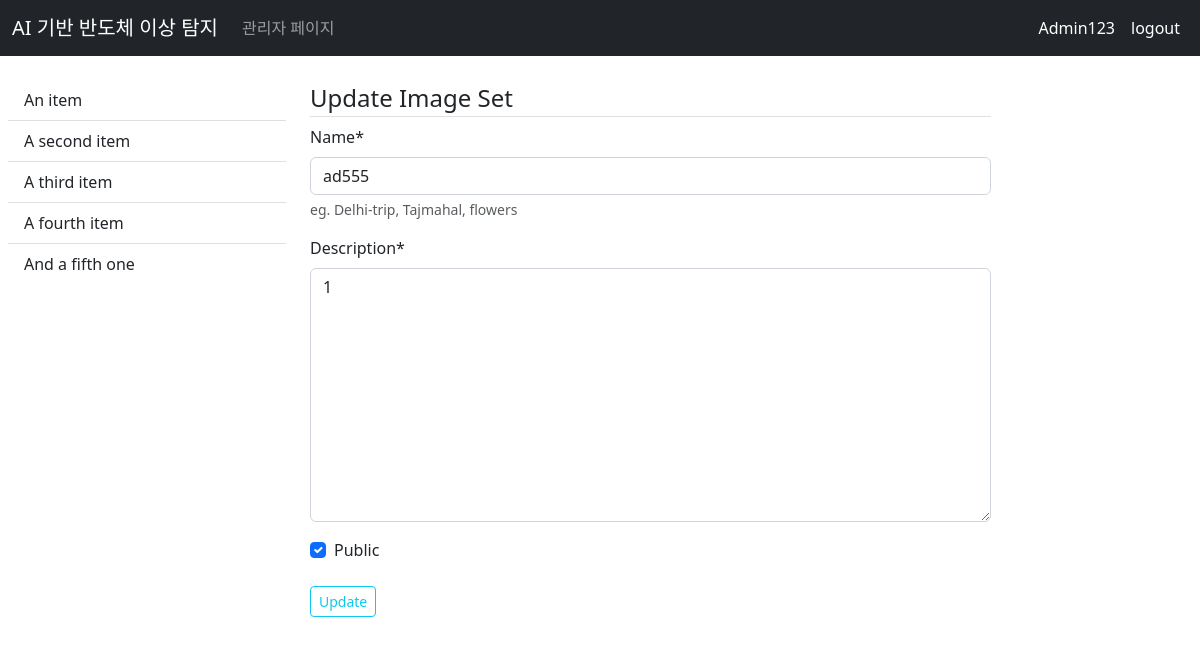
The page /images/19/update_image_set/ (signed in) on the database its author committed.
### apps/users/models.py (models this page shows)
class CustomUser(AbstractUser):
    age = models.PositiveIntegerField(null=True, blank=True)
    gender = models.CharField(
        choices=Organization.choices, max_length=10)

### apps/images/models.py (models this page shows, shortened)
class ImageSet(CreationModificationDateBase):
    name = models.CharField(max_length=100,
                            help_text="eg. Delhi-trip, Tajmahal, flowers"
                            )
    description = models.TextField()
    user = models.ForeignKey(settings.AUTH_USER_MODEL,
                             related_name='imagesets',
                             on_delete=models.CASCADE
                             )
    dirpath = models.CharField(max_length=150, null=True, blank=True)
    public = models.BooleanField(default=False)
    class Meta:
        constraints = [models.UniqueConstraint(
            fields=['user', 'name'],
            name='unique_imageset_by_user')]

### apps/images/views.py (the view, shortened to what this page needs)
# urls.py: path('<int:pk>/update_image_set/', views.ImageSetUpdateView.as_view(),
class ImageSetUpdateView(LoginRequiredMixin, UpdateView):
    model = ImageSet
    fields = ['name', 'description', 'public']

### apps/images/templates/images/imageset_form.html (shortened to what this page needs)
{% extends 'base.html' %}
{% load static crispy_forms_tags %}
{% block leftbar %}
<div class="col-md-3">
    {% include 'images/partials/_leftbar.html' %}
</div>
{% endblock leftbar %}
{% block content %}
    <div class="col-md-7">
        <legend class="border-bottom">
        {% if 'update' in request.path %}
            Update
        {% else %}
            Create
        {% endif %}
             Image Set
        </legend>
        <form action="" method="post" enctype="multipart/form-data" >
            {{ form|crispy }}
            <button type="submit" class="btn btn-sm btn-outline-info mt-2">
            {% if 'update' in request.path %}
                Update
            {% else %}
                Create
            {% endif %}
            </button>
        </form>
    </div>
{% endblock content %}

### templates/partials/_nav.html (shortened to what this page needs)
<nav class="navbar navbar-expand-lg navbar-dark bg-dark sticky-top fixed-top mb-4">
    <div class="container-fluid">
      <a class="navbar-brand" href="{% url 'home_url' %}">AI 기반 반도체 이상 탐지</a>
      <div class="collapse navbar-collapse" id="navbarSupportedContent">
        <ul class="navbar-nav me-auto mb-2 mb-lg-0">
           <li class="nav-item">
            <a class="nav-link" href="/admin">관리자 페이지</a>
          </li>
        </ul>
        <div class="d-flex">
          <ul class="navbar-nav me-auto mb-2 mb-lg-0">
          {% if user.is_authenticated %}
            <li class="nav-item">
              <a class="nav-link active" href="#">{{ request.user|capfirst }}</a>
            </li>
            <li class="nav-item">
              <a class="nav-link active" href="{% url 'users:logout' %}">logout</a>
            </li>
          {% endif %}
          </ul>
        </div>
      </div>
    </div>
  </nav>

### rows shown on the page
CustomUser: user "Admin123"
ImageSet: name "ad555", description "1", public "☑"
